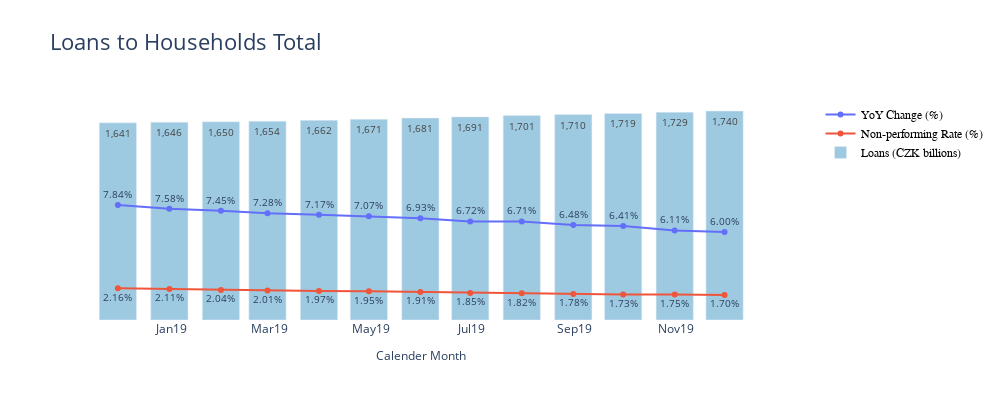

The cell this chart's notebook holds for it:
### Markdown cell above
# Czech Banking Statistics 
CZK-denominated Loans (in billions)<br /> 
Source: Czech National Bank, ARAD data series system

### Code cell
gen_chart('IND1 Residents-loans to households (incl. NPISHs) total', 'Loans to Households Total', 'TotalVolume')

### Figure 1 — Plotly figure (JSON) as saved in the notebook; plotly's stock layout.template omitted (floating-point values rounded to 4 significant figures)
{"data": [{"hoverinfo": "none", "mode": "lines+markers+text", "name": "YoY Change (%)", "text": [0.0784, 0.0758, 0.0745, 0.0728, 0.0717, 0.0707, 0.0693, 0.0672, 0.0671, 0.0648, 0.0641, 0.0611, 0.06], "textfont": {"size": 10}, "textposition": "top center", "texttemplate": "%{text:.2%}", "type": "scatter", "x": ["2018-11-30T00:00:00", "2018-12-31T00:00:00", "2019-01-31T00:00:00", "2019-02-28T00:00:00", "2019-03-31T00:00:00", "2019-04-30T00:00:00", "2019-05-31T00:00:00", "2019-06-30T00:00:00", "2019-07-31T00:00:00", "2019-08-31T00:00:00", "2019-09-30T00:00:00", "2019-10-31T00:00:00", "2019-11-30T00:00:00"], "xaxis": "x", "y": [0.0784, 0.0758, 0.07449, 0.07281, 0.07174, 0.07069, 0.06933, 0.06716, 0.06709, 0.06481, 0.0641, 0.06107, 0.06003], "yaxis": "y2"}, {"hoverinfo": "none", "mode": "lines+markers+text", "name": "Non-performing Rate (%)", "text": [0.0216, 0.0211, 0.0204, 0.0201, 0.0197, 0.0195, 0.0191, 0.0185, 0.0182, 0.0178, 0.0173, 0.0175, 0.017], "textfont": {"size": 10}, "textposition": "bottom center", "texttemplate": "%{text:.2%}", "type": "scatter", "x": ["2018-11-30T00:00:00", "2018-12-31T00:00:00", "2019-01-31T00:00:00", "2019-02-28T00:00:00", "2019-03-31T00:00:00", "2019-04-30T00:00:00", "2019-05-31T00:00:00", "2019-06-30T00:00:00", "2019-07-31T00:00:00", "2019-08-31T00:00:00", "2019-09-30T00:00:00", "2019-10-31T00:00:00", "2019-11-30T00:00:00"], "xaxis": "x", "y": [0.02163, 0.02113, 0.0204, 0.02014, 0.01973, 0.01955, 0.01908, 0.01846, 0.01817, 0.01781, 0.01732, 0.01746, 0.01698], "yaxis": "y2"}, {"hoverinfo": "none", "marker": {"color": "rgb(158,202,225)"}, "name": "Loans (CZK billions)", "text": [1641, 1646, 1650, 1654, 1662, 1671, 1681, 1691, 1701, 1710, 1719, 1729, 1740], "textfont": {"size": 10}, "textposition": "auto", "texttemplate": "%{text:,.0f}", "type": "bar", "x": ["2018-11-30T00:00:00", "2018-12-31T00:00:00", "2019-01-31T00:00:00", "2019-02-28T00:00:00", "2019-03-31T00:00:00", "2019-04-30T00:00:00", "2019-05-31T00:00:00", "2019-06-30T00:00:00", "2019-07-31T00:00:00", "2019-08-31T00:00:00", "2019-09-30T00:00:00", "2019-10-31T00:00:00", "2019-11-30T00:00:00"], "xaxis": "x", "y": [1641.0, 1646.0, 1650.0, 1654.0, 1662.0, 1671.0, 1681.0, 1691.0, 1701.0, 1710.0, 1719.0, 1729.0, 1740.0], "yaxis": "y"}], "layout": {"autosize": false, "font": {"size": 16}, "height": 400, "legend": {"font": {"color": "black", "family": "sans-serif", "size": 12}}, "paper_bgcolor": "rgba(0,0,0,0)", "plot_bgcolor": "rgba(0,0,0,0)", "showlegend": true, "title": {"text": "Loans to Households Total"}, "width": 1000, "xaxis": {"anchor": "y", "domain": [0, 0.94], "tickfont": {"size": 12}, "tickformat": "%b%y", "title": {"font": {"size": 12}, "text": "Calender Month"}}, "yaxis": {"anchor": "x", "domain": [0, 1], "tickfont": {"size": 12}, "tickformat": ",.0f", "title": {"font": {"size": 12}, "text": "Loans (CZK)"}, "visible": false}, "yaxis2": {"anchor": "x", "overlaying": "y", "range": [0, 0.15], "side": "right", "tickfont": {"size": 12}, "tickformat": ".2%", "title": {"font": {"size": 12}, "text": "YoY Change(%)/Non-performing Rate(%)"}, "visible": false}}}
